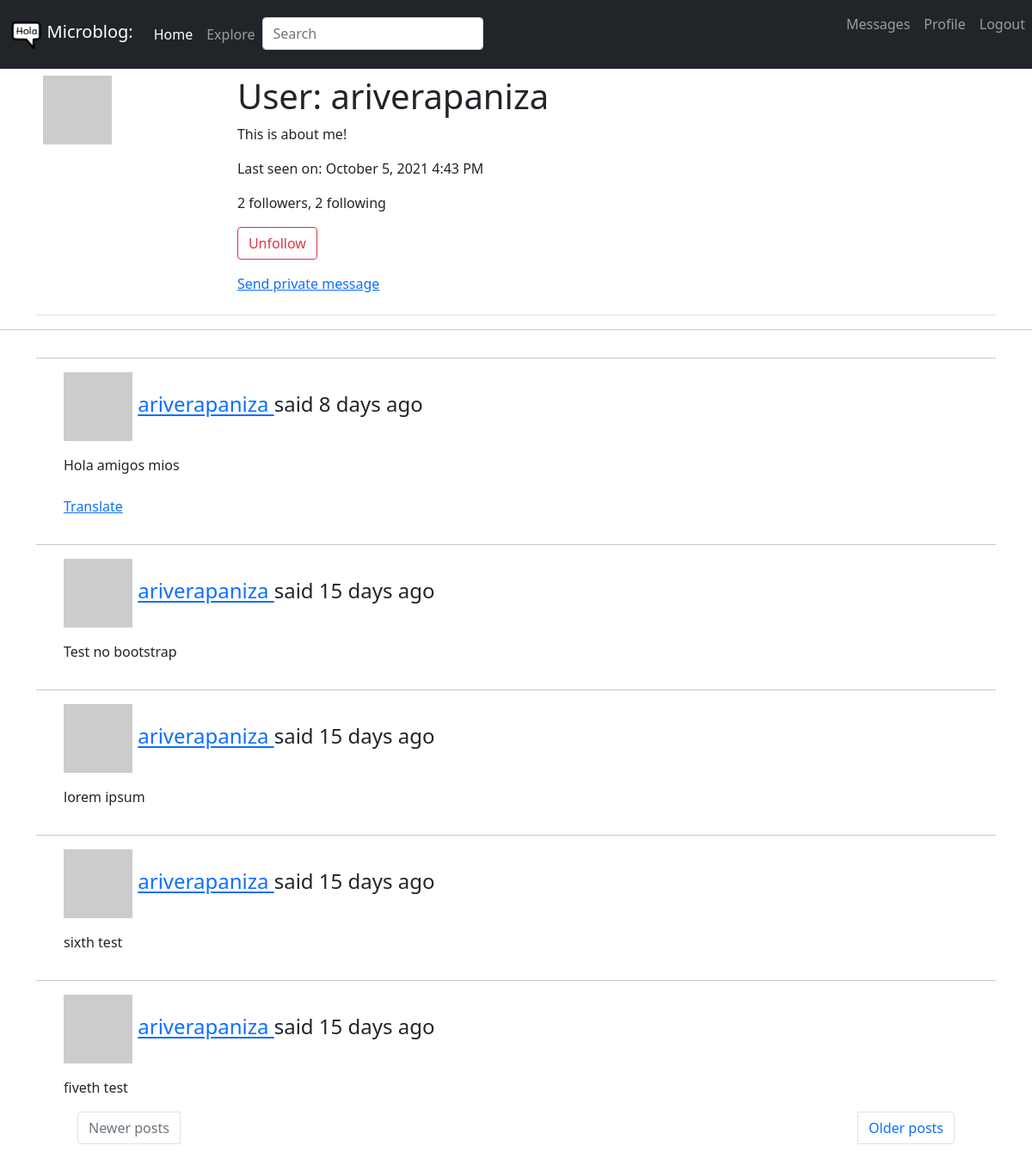
Before: /user/ariverapaniza (signed in) with the older database file.
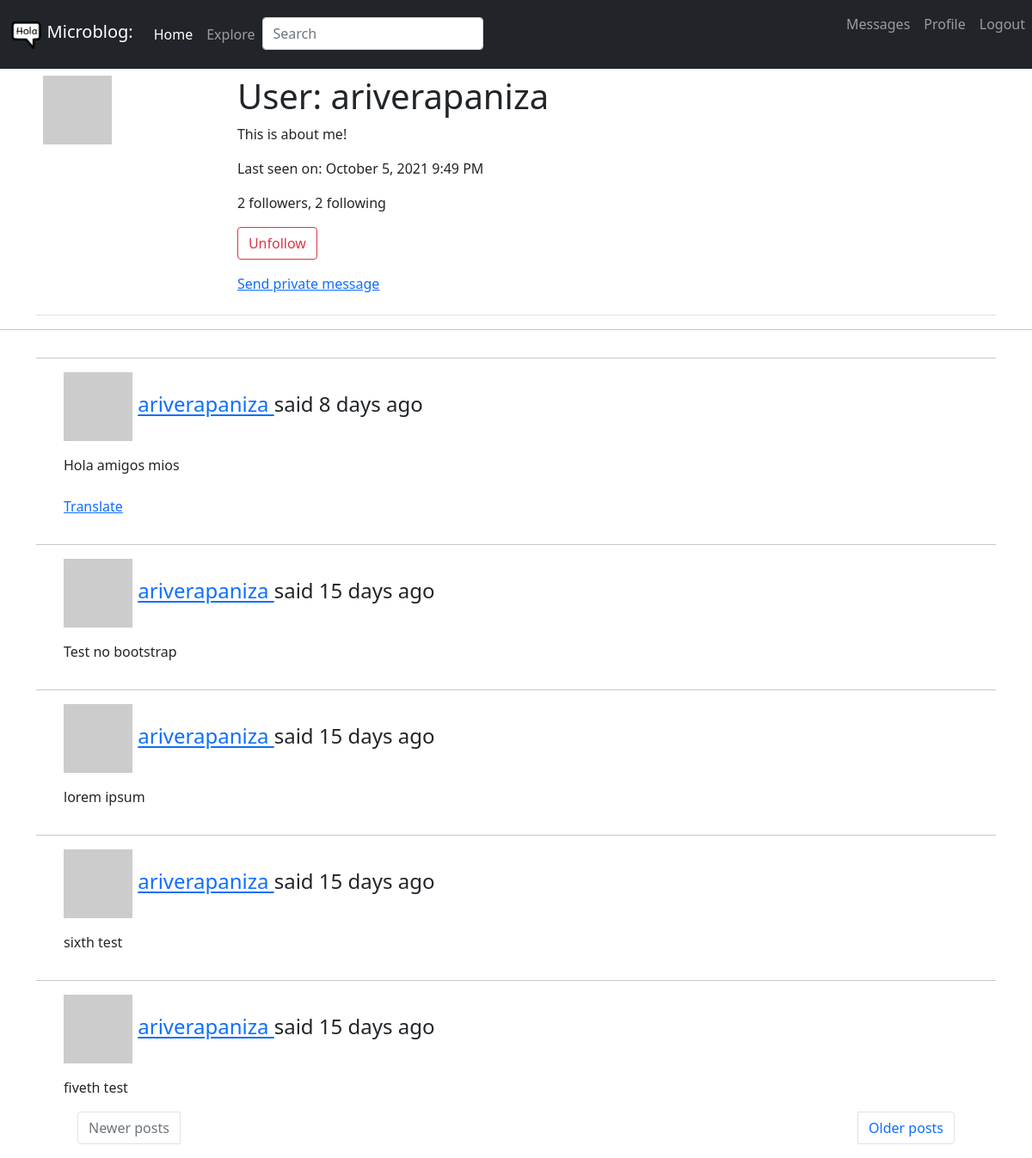
After: the same page with the newer database file.
### app/models.py (models this page shows, shortened)
class User(UserMixin, db.Model):
    id = db.Column(db.Integer, primary_key=True)
    username = db.Column(db.String(64), index=True, unique=True)
    email = db.Column(db.String(120), index=True, unique=True)
    password_hash = db.Column(db.String(128))
    posts = db.relationship('Post', backref='author', lazy='dynamic')
    about_me = db.Column(db.String(140))
    last_seen = db.Column(db.DateTime, default=datetime.utcnow)
    followed = db.relationship(
        'User', secondary=followers,
        primaryjoin=(followers.c.follower_id == id),
        secondaryjoin=(followers.c.followed_id == id),
        backref=db.backref('followers', lazy='dynamic'), lazy='dynamic')
    messages_sent = db.relationship('Message',
                                    foreign_keys='Message.sender_id',
                                    backref='author', lazy='dynamic')
    messages_received = db.relationship('Message',
                                        foreign_keys='Message.recipient_id',
                                        backref='recipient', lazy='dynamic')
    last_message_read_time = db.Column(db.DateTime)
    notifications = db.relationship('Notification', backref='user',
                                    lazy='dynamic')
    def avatar(self, size):
        digest = md5(self.email.lower().encode('utf-8')).hexdigest()
        return 'https://www.gravatar.com/avatar/{}?d=identicon&s={}'.format(
            digest, size)
    def is_following(self, user):
        return self.followed.filter(
            followers.c.followed_id == user.id).count() > 0
    def new_messages(self):
        last_read_time = self.last_message_read_time or datetime(1900, 1, 1)
        return Message.query.filter_by(recipient=self).filter(
            Message.timestamp > last_read_time).count()

class SearchableMixin(object):
    @classmethod
    def before_commit(cls, session):
        session._changes = {
            'add': list(session.new),
            'update': list(session.dirty),
            'delete': list(session.deleted)
        }
    @classmethod
    def after_commit(cls, session):
        for obj in session._changes['add']:
            if isinstance(obj, SearchableMixin):
                add_to_index(obj.__tablename__, obj)
        for obj in session._changes['update']:
            if isinstance(obj, SearchableMixin):
                add_to_index(obj.__tablename__, obj)
        for obj in session._changes['delete']:
            if isinstance(obj, SearchableMixin):
                remove_from_index(obj.__tablename__, obj)
        session._changes = None

class Post(SearchableMixin, db.Model):
    __searchable__ = ['body']
    id = db.Column(db.Integer, primary_key=True)
    body = db.Column(db.String(140))
    timestamp = db.Column(db.DateTime, index=True, default=datetime.utcnow)
    user_id = db.Column(db.Integer, db.ForeignKey('user.id'))
    language = db.Column(db.String(5))

### app/routes.py (the view)
@app.route('/user/<username>')
@login_required
def user(username):
    user = User.query.filter_by(username=username).first_or_404()
    page = request.args.get('page', 1, type=int)
    posts = user.posts.order_by(Post.timestamp.desc()).paginate(page, app.config['POSTS_PER_PAGE'], False)
    next_url = url_for('user', username=user.username, page=posts.next_num) \
        if posts.has_next else None
    prev_url = url_for('user', username=user.username, page=posts.prev_num) \
        if posts.has_prev else None
    form = EmptyForm()
    return render_template('user.html', user=user, posts=posts.items, next_url=next_url, prev_url=prev_url, form=form)

### app/forms.py
class SearchForm(FlaskForm):
    q = StringField(_l('Search'), validators=[DataRequired()])
    def __init__(self, *args, **kwargs):
        if 'formdata' not in kwargs:
            kwargs['formdata'] = request.args
        if 'csrf_enabled' not in kwargs:
            kwargs['csrf_enabled'] = False
        super(SearchForm, self).__init__(*args, **kwargs)

class EmptyForm(FlaskForm):
    submit = SubmitField('Submit')

### app/models.py (called while the page is built)
@login.user_loader
def load_user(id):
    return User.query.get(int(id))

### app/routes.py (called while the page is built)
@app.before_request
def before_request():
    if current_user.is_authenticated:
        current_user.last_seen = datetime.utcnow()
        db.session.commit()
        g.search_form = SearchForm()
    g.locale = str(get_locale())

### app/templates/user.html (shortened to what this page needs)
{% extends "base.html" %}
{% block content %}
    <div class="container">
    <table class="table table-hover">
        <tr valign="top">
            <td><img src="{{ user.avatar(200) }}"></td>
            <td>
                <h1>{{ _('User') }}: {{ user.username }}</h1>
                {% if user.about_me %}<p>{{ user.about_me }}</p>{% endif %}
                {% if user.last_seen %}<p>{{ _('Last seen on') }}: {{ moment(user.last_seen).format('LLL') }}</p>{% endif %}
                <p>{{ _('%(count)d followers', count=user.followers.count()) }}, {{ _('%(count)d following', count=user.followed.count()) }}</p>
                {% if user == current_user %}
                <p><a href="{{ url_for('edit_profile') }}">{{ _('Edit your profile') }}</a></p>
                {% else %}
                <p>
                    <form action="{{ url_for('unfollow', username=user.username) }}" method="post">
                        {{ form.submit(value=_('Unfollow'), class="btn btn-outline-danger") }}
                    </form>
                </p>
                {% endif %}
                {% if user != current_user %}
                <p>
                    <a href="{{ url_for('send_message',
                                        recipient=user.username) }}">
                        {{ _('Send private message') }}
                    </a>
                </p>
                {% endif %}
            </td>
        </tr>
    </table>
    </div>
    <hr>
    {% for post in posts %}
        {% include '_post.html' %}
    {% endfor %}
    <div class="container">
        <nav>
          <ul class="pagination justify-content-between">
            {% if prev_url %}
            <li class="page-item px-5">
              <a class="page-link" href="{{ prev_url }}">{{ _('Newer posts') }}</a>
            </li>
            {% else %}
            <li class="page-item px-5 disabled">
              <a class="page-link" href="{{ prev_url }}">{{ _('Newer posts') }}</a>
            </li>
            {% endif %}
            {% if next_url %}
            <li class="page-item px-5">
              <a class="page-link" href="{{ next_url }}">{{ _('Older posts') }}</a>
            </li>
            {% else %}
            <li class="page-item px-5 disabled">
              <a class="page-link" href="{{ next_url }}">{{ _('Older posts') }}</a>
            </li>
            {% endif %}
          </ul>
        </nav>
      </div>
  {% endblock %}

### app/templates/base.html (shortened to what this page needs)
<!DOCTYPE html>
<html lang="en">
  <head>
    <link
      href="https://cdn.jsdelivr.net/npm/bootstrap@5.1.1/dist/css/bootstrap.min.css"
      rel="stylesheet"
    />
    <link
      rel="stylesheet"
      href="https://cdnjs.cloudflare.com/ajax/libs/font-awesome/5.15.3/css/all.min.css"
    />
    <nav class="navbar navbar-expand-lg navbar-dark bg-dark">
      <div class="container-fluid">
        <a class="navbar-brand" href="{{ url_for('index') }}">
          <img
            src="{{ url_for('static', filename='holacuentame_logo_80px_black.png')}}"
            alt=""
            width="auto"
            height="36"
            class="d-inline-block align-text-top"
          />
          Microblog:</a
        >
        <div class="collapse navbar-collapse" id="navbar">
          <div class="navbar-nav">
            <ul class="navbar-nav me-auto mb-2 mb-lg-0">
              <li class="nav-item">
                <a
                  class="nav-link active"
                  aria-current="page"
                  href="{{ url_for('index') }}"
                  >{{ _('Home') }}</a
                >
              </li>
              <li class="nav-item">
                <a class="nav-link" href="{{ url_for('explore') }}"
                  >{{ _('Explore') }}</a
                >
              </li>
            </ul>
            {% if g.search_form %}
            <form
              class="navbar-form navbar-left"
              method="get"
              action="{{ url_for('search') }}"
            >
              <div class="form-group">
                {{ g.search_form.q(size=20, class='form-control',
                placeholder=g.search_form.q.label.text) }}
              </div>
            </form>
            {% endif %}
          </div>
        </div>
      </div>
      <ul class="navbar-nav justify-content-end">
        {% if current_user.is_anonymous %}
        <li class="nav-item">
          <a class="nav-link" href="{{ url_for('login') }}">{{ _('Login') }}</a>
        </li>
        {% else %}
        <li class="nav-item">
          <a class="nav-link" href="{{ url_for('messages') }}">
            {{ _('Messages') }}
            {% set new_messages = current_user.new_messages() %}
        </a>
        </li>
        <li class="nav-item">
          <a
            class="nav-link"
            href="{{ url_for('user', username=current_user.username) }}"
            >{{ _('Profile') }}</a
          >
        </li>
        <li class="nav-item">
          <a class="nav-link" href="{{ url_for('logout') }}"
            >{{ _('Logout') }}</a
          >
        </li>
        {% endif %}
      </ul>
    </nav>
  </head>
  <body>
    {% block content %}{% endblock %}
  </body>
</html>

### app/templates/_post.html (shortened to what this page needs)
<div class="container">
    <div class="row table-hover">
        <div class="col-md-12">
            <div class="blog-comment">
                <hr/>
                <ul class="comments">
                    <div class="post-comments">
                        <h4>
                             {{ _('%(username)s said %(when)s', username=user_link, when=moment(post.timestamp).fromNow()) }} </h4> </p>
                        <span id="post{{ post.id }}">{{ post.body }}</span>
                        {% if post.language and post.language != g.locale %}
                        <br><br>
                        <span id="translation{{ post.id }}">
                            <a href="javascript:translate(
                                        '#post{{ post.id }}',
                                        '#translation{{ post.id }}',
                                        '{{ post.language }}',
                                        '{{ g.locale }}');">{{ _('Translate') }}</a>
                        </span>
                        {% endif %}
                    </div>
                </ul>
            </div>
        </div>
    </div>
</div>

Changed rows visible on the page:
changed User "ariverapaniza": last_seen "October 5, 2021 4:43 PM" → "October 5, 2021 9:49 PM"
